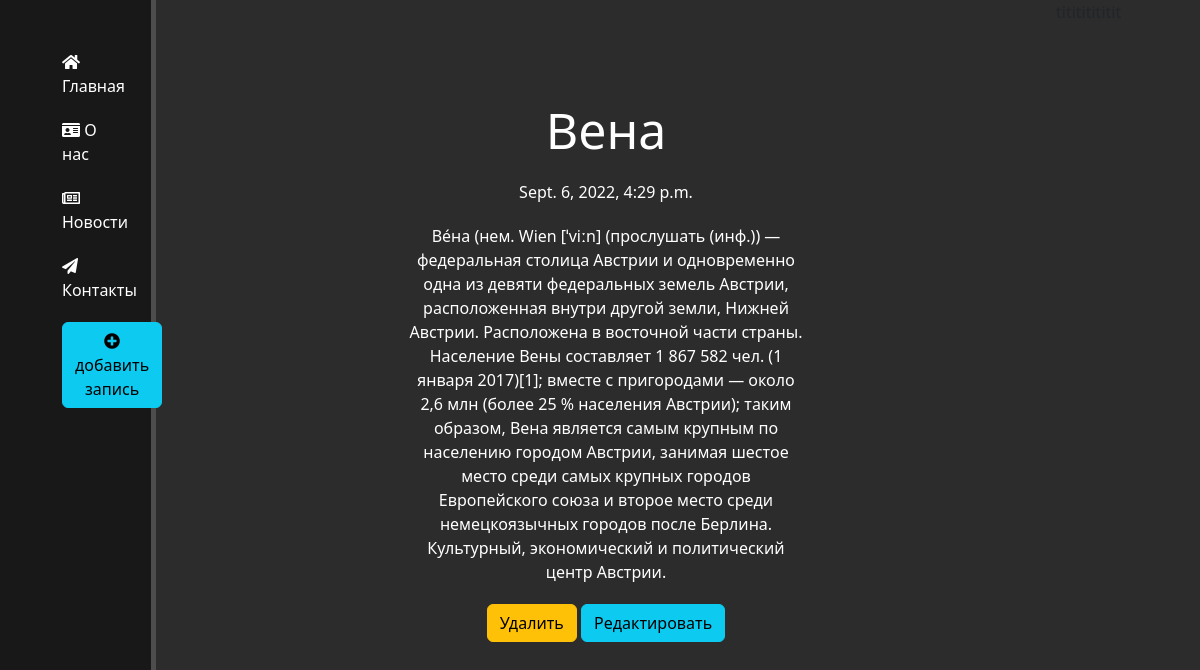
Screenshot of /news/3 with the database file from the repository.
### news/models.py (models this page shows, shortened)
class Articles(models.Model):
    title = models.CharField('Название', max_length=50)
    annotation = models.CharField('Анонс', max_length=250)
    text = models.TextField('Статья')
    date = models.DateTimeField('Дата публикации')
    class Meta :
        verbose_name= 'Новость'
        verbose_name_plural = 'Новости'

### news/views.py (the view)
# urls.py: path('<int:pk>', views.NewsDetailView.as_view(), name='news-detail'),
class NewsDetailView(DetailView):
    model = Articles
    template_name = 'news/details_view.html'
    context_object_name = 'article'

### news/templates/news/details_view.html (shortened to what this page needs)
{% extends 'main/layout.html' %}
{% load static %}
{% block content %}
    <div class="features">
    <h1> {{ article.title }} </h1>
        <p>{{ article.date }}</p>
    <p>{{ article.text }} </p>
    <a class="btn btn-warning" href="{% url 'news-delete' article.id %}">  Удалить</a>
    <a class="btn btn-info" href="{% url 'news-update' article.id %}"> Редактировать</a>
    </div>
{% endblock %}

### main/static/main/css/style.css (style rules this page uses)
.body1 { background-color: #2c2c2c; }
main .features { float: left; color: white; margin-top: 100px; text-align: center; width: 75%; }
main .features h1 { font-size: 50px; }
main .features p { max-width: 400px; margin: 20px auto; }

### rows the page displays
Articles: title "Вена", date "Sept. 6, 2022, 4:29 p.m.", text "Ве́на (нем. Wien [ˈviːn] (прослушать (инф.)) — федеральная столица Австрии и одновременно одна из девяти федеральных земель Австрии, расположенная внутри другой земли, Нижней Австрии. Расположена в восточной части страны. Население Вены составляет 1 867 582 чел. (1 января 2017)[1]; вместе с пригородами — около 2,6 млн (более 25 % населения Австрии); таким образом, Вена является самым крупным по населению городом Австрии, занимая шестое место среди самых крупных городов Европейского союза и второе место среди немецкоязычных городов после Берлина. Культурный, экономический и политический центр Австрии."
